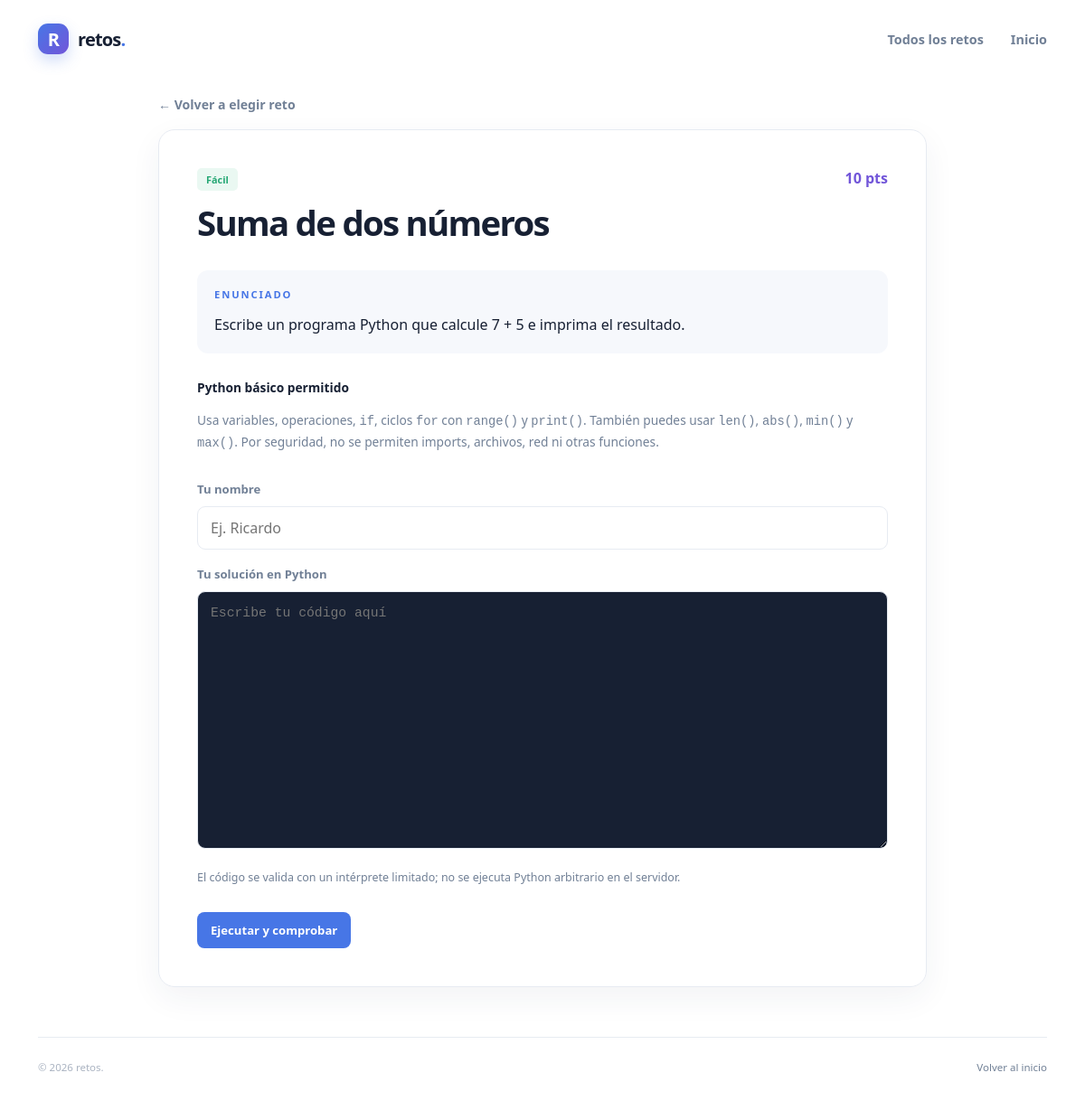
The page /jugar/1/ on the database its author committed.
### retos/models.py (models this page shows, shortened)
class Reto(models.Model):
    DIFICULTAD_CHOICES = [
        ('FACIL', 'Fácil'),
        ('MEDIA', 'Media'),
        ('DIFICIL', 'Difícil'),
    ]
    titulo = models.CharField(max_length=150)
    descripcion = models.TextField()
    dificultad = models.CharField(max_length=10, choices=DIFICULTAD_CHOICES, default='FACIL')
    puntos = models.PositiveIntegerField(default=10)
    activo = models.BooleanField(default=True)
    fecha_creacion = models.DateTimeField(auto_now_add=True)
    categoria = models.ForeignKey(Categoria, on_delete=models.CASCADE, related_name='retos')
    respuesta_correcta = models.CharField(max_length=255, blank=True, default='')

### retos/views.py (the view)
# urls.py: path("jugar/<int:reto_id>/", detalle_reto, name="detalle_reto"),
def detalle_reto(request, reto_id):
    reto = get_object_or_404(Reto, pk=reto_id, activo=True)
    usuario = " ".join(request.GET.get("usuario", "").strip().split())[:80]
    completado = bool(
        usuario
        and RetoResuelto.objects.filter(usuario=usuario.casefold(), reto=reto).exists()
    )
    return render(
        request,
        "retos/resolver.html",
        {
            "reto": reto,
            "usuario": usuario,
            "completado": completado,
            "puntos_usuario": (
                RetoResuelto.objects.filter(usuario=usuario.casefold()).aggregate(
                    total=Sum("puntos_obtenidos")
                )["total"]
                or 0
                if usuario
                else 0
            ),
        },
    )

### retos/templates/retos/resolver.html (shortened to what this page needs)
{% load static %}
<!DOCTYPE html>
<html lang="es">
<head>
    <link rel="stylesheet" href="{% static 'retos/css/style.css' %}">
</head>
<body>
    <header class="site-header">
        <a class="brand" href="/" aria-label="Ir al inicio">
            <span class="brand-mark">R</span>
            <span>retos<span class="brand-dot">.</span></span>
        </a>
        <nav class="top-nav" aria-label="Navegación principal">
            <a class="nav-link" href="{% url 'jugar' %}{% if usuario %}?usuario={{ usuario|urlencode }}{% endif %}">Todos los retos</a>
            <a class="nav-link" href="/">Inicio</a>
        </nav>
    </header>
    <main class="page-shell solve-shell">
        <a class="back-link" href="{% url 'jugar' %}{% if usuario %}?usuario={{ usuario|urlencode }}{% endif %}">← Volver a elegir reto</a>
        <section class="solve-card">
            <div class="solve-heading">
                <div>
                    <span class="badge badge-{{ reto.get_dificultad_display }}">{{ reto.get_dificultad_display }}</span>
                    <h1>{{ reto.titulo }}</h1>
                </div>
                <span class="play-points">{{ reto.puntos }} pts</span>
            </div>
            <div class="problem-statement">
                <p class="eyebrow">ENUNCIADO</p>
                <p>{{ reto.descripcion|linebreaksbr }}</p>
            </div>
            <div class="editor-help">
                <strong>Python básico permitido</strong>
                <p>Usa variables, operaciones, <code>if</code>, ciclos <code>for</code> con <code>range()</code> y <code>print()</code>. También puedes usar <code>len()</code>, <code>abs()</code>, <code>min()</code> y <code>max()</code>. Por seguridad, no se permiten imports, archivos, red ni otras funciones.</p>
            </div>
            {% if completado %}
                <div class="solved-panel">
                    <p class="solved-label">✓ Ya completaste este reto.</p>
                    <p>Tu puntaje guardado es <strong>{{ puntos_usuario }} pts</strong>.</p>
                </div>
            {% else %}
                <form method="post" action="{% url 'resolver_reto' reto.id %}" class="code-form">
                    <label for="player-name">Tu nombre</label>
                    <input id="player-name" type="text" name="usuario" maxlength="80" value="{{ usuario }}" placeholder="Ej. Ricardo" autocomplete="nickname" required>
                    <label for="source-code">Tu solución en Python</label>
                    <textarea id="source-code" name="codigo_fuente" rows="11" maxlength="2000" spellcheck="false" autocapitalize="off" autocomplete="off" placeholder="Escribe tu código aquí" required></textarea>
                    <p class="editor-note">El código se valida con un intérprete limitado; no se ejecuta Python arbitrario en el servidor.</p>
                    <button class="play-button" type="submit">Ejecutar y comprobar</button>
                </form>
            {% endif %}
        </section>
    </main>
    <footer class="site-footer">
        <span>© 2026 retos.</span>
        <a href="/">Volver al inicio</a>
    </footer>
</body>
</html>

### retos/static/retos/css/style.css (style rules this page uses)
:root { --ink: #172033; --muted: #718096; --soft: #f6f8fc; --line: #e7ebf2; --blue: #4776e6; --purple: #7256d9; --orange: #ed8a4b; --green: #25a774; }
* { box-sizing: border-box; }
html { scroll-behavior: smooth; }
body { font-family: "Segoe UI", Arial, sans-serif; background: #fff; color: var(--ink); margin: 0; min-height: 100vh; display: flex; flex-direction: column; }
.site-header { width: 100%; max-width: 1180px; margin: 0 auto; padding: 26px 32px; display: flex; align-items: center; justify-content: space-between; }
.brand { color: var(--ink); display: flex; align-items: center; gap: 10px; font-size: 1.25rem; font-weight: 800; text-decoration: none; letter-spacing: -0.04em; }
.brand-mark { width: 34px; height: 34px; border-radius: 11px; display: grid; place-items: center; color: #fff; background: linear-gradient(135deg, var(--blue), var(--purple)); box-shadow: 0 7px 16px rgba(71, 118, 230, .25); }
.brand-dot { color: var(--blue); }
.top-nav { display: flex; align-items: center; gap: 30px; }
.nav-link { color: var(--muted); text-decoration: none; font-size: .9rem; font-weight: 600; }
.page-shell { width: min(1116px, calc(100% - 64px)); margin: 0 auto; flex: 1; }
.eyebrow { color: var(--blue); margin: 0 0 13px; font-size: .7rem; font-weight: 800; letter-spacing: .17em; }
.badge { padding: 5px 10px; border-radius: 5px; font-size: .68rem; font-weight: 800; }
.badge-Fácil, .badge-Facil { color: var(--green); background: #eaf8f2; }
.site-footer { width: min(1116px, calc(100% - 64px)); margin: auto; padding: 25px 0 30px; display: flex; justify-content: space-between; color: #aab3c1; font-size: .72rem; border-top: 1px solid var(--line); }
.play-button { border: 0; border-radius: 8px; padding: 11px 15px; color: #fff; background: var(--blue); font: inherit; font-size: .82rem; font-weight: 750; cursor: pointer; }
.play-points { color: var(--purple); font-weight: 800; white-space: nowrap; }
.site-footer a { color: var(--muted); text-decoration: none; }
.solve-shell { max-width: 850px; padding-top: 18px; padding-bottom: 55px; }
.back-link { display: inline-block; margin-bottom: 18px; color: var(--muted); text-decoration: none; font-size: .88rem; font-weight: 650; }
.solve-card { padding: clamp(22px, 5vw, 42px); border: 1px solid var(--line); border-radius: 18px; box-shadow: 0 12px 35px rgba(35, 46, 79, .06); }
.solve-heading { display: flex; align-items: start; justify-content: space-between; gap: 18px; }
.solve-heading h1 { margin: 12px 0 0; font-size: clamp(1.7rem, 4vw, 2.4rem); letter-spacing: -.045em; }
.problem-statement { margin: 27px 0; padding: 19px; border-radius: 12px; background: var(--soft); }
.problem-statement p:last-child { margin: 0; line-height: 1.65; }
.editor-help { margin: 22px 0; color: var(--muted); font-size: .86rem; line-height: 1.6; }
.editor-help strong { color: var(--ink); }
.editor-help code { font-family: Consolas, monospace; }
.code-form { display: flex; flex-direction: column; gap: 10px; }
.code-form label { margin-top: 8px; color: var(--muted); font-size: .82rem; font-weight: 750; }
.code-form input, .code-form textarea { width: 100%; padding: 12px 14px; border: 1px solid var(--line); border-radius: 9px; color: var(--ink); font: inherit; }
.code-form textarea { min-height: 220px; resize: vertical; color: #e5e9ff; background: #172033; font-family: Consolas, monospace; font-size: .92rem; line-height: 1.6; tab-size: 4; }
.editor-note, .score-footnote { color: var(--muted); font-size: .78rem; }
.code-form .play-button { align-self: flex-start; margin-top: 8px; }

### rows shown on the page
Reto: dificultad "Fácil", titulo "Suma de dos números", puntos "10", descripcion "Escribe un programa Python que calcule 7 + 5 e imprima el resultado."
